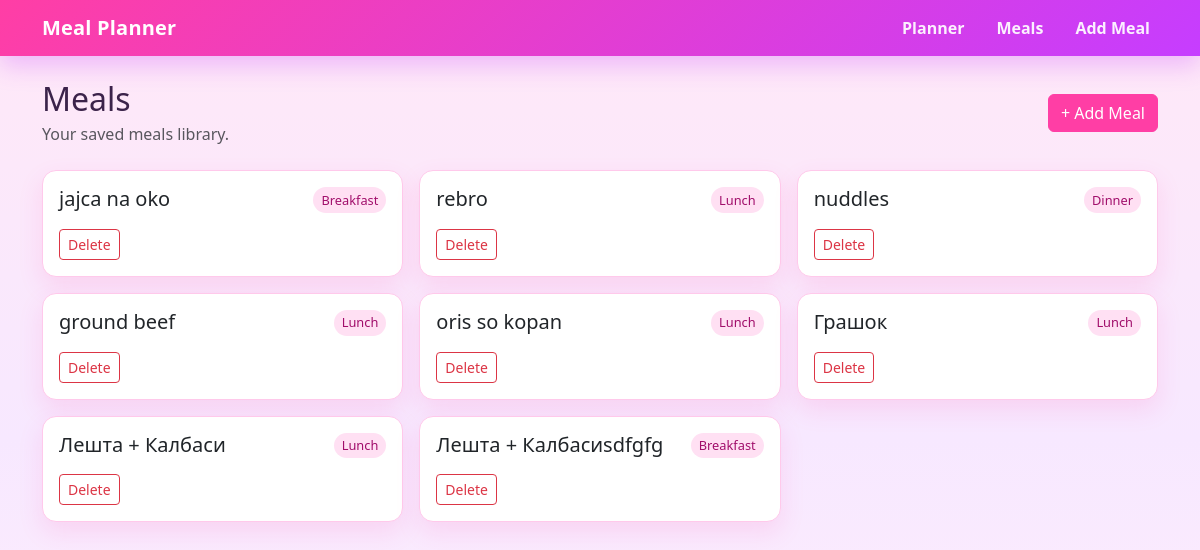
Page /meals on the committed database.
### models.py (models this page shows)
class Meal(db.Model):
    id = db.Column(db.Integer, primary_key=True)
    name = db.Column(db.String(100))
    category = db.Column(db.String(20))  # breakfast/lunch/dinner

### app.py (the view)
@app.route('/meals')
def meals():
    meals = Meal.query.all()
    return render_template('meals.html', meals=meals)

### templates/meals.html (shortened to what this page needs)
{% extends 'base.html' %}
{% block content %}
<div class="d-flex flex-wrap justify-content-between align-items-center gap-2 mb-4">
    <div>
        <h2 class="mb-1">Meals</h2>
        <p class="text-muted mb-0">Your saved meals library.</p>
    </div>
    <a href="/meals/add" class="btn btn-primary app-btn-primary">+ Add Meal</a>
</div>
<div class="row g-3">
    {% for meal in meals %}
    <div class="col-md-6 col-lg-4">
        <div class="card meal-card h-100">
            <div class="card-body">
                <div class="d-flex justify-content-between align-items-start mb-3">
                    <h5 class="card-title mb-0">{{ meal.name }}</h5>
                    <span class="meal-chip">{{ meal.category|capitalize }}</span>
                </div>
                <a href="/meals/delete/{{ meal.id }}" class="btn btn-sm btn-outline-danger">
                    Delete
                </a>
            </div>
        </div>
    </div>
    {% endfor %}
</div>
{% endblock %}

### templates/base.html (shortened to what this page needs)
<!DOCTYPE html>
<html>
<head>
    <link href="https://cdn.jsdelivr.net/npm/bootstrap@5.3.0/dist/css/bootstrap.min.css" rel="stylesheet">
    <link rel="stylesheet" href="{{ url_for('static', filename='style.css') }}">
</head>
<body>
<nav class="navbar navbar-expand-lg app-navbar">
    <div class="container">
        <a class="navbar-brand app-brand" href="/planner">Meal Planner</a>
        <div class="navbar-nav app-nav-links flex-row gap-2 gap-lg-3">
            <a class="nav-link" href="/planner">Planner</a>
            <a class="nav-link" href="/meals">Meals</a>
            <a class="nav-link" href="/meals/add">Add Meal</a>
        </div>
    </div>
</nav>
<div class="container py-4">
    {% block content %}{% endblock %}
</div>
</body>
</html>

### static/style.css (style rules this page uses)
body { background: linear-gradient(180deg, #ffe8f7 0%, #f7e8ff 55%, #ffeefb 100%); color: #3b234a; min-height: 100vh; }
.app-navbar { background: linear-gradient(135deg, #ff3ea5 0%, #c63dff 100%); box-shadow: 0 10px 24px rgba(198, 61, 255, 0.28); }
.app-brand { font-weight: 700; letter-spacing: 0.2px; color: #fff; }
.app-nav-links .nav-link { color: rgba(255, 255, 255, 0.92); font-weight: 600; border-radius: 999px; padding: 0.35rem 0.85rem; transition: 0.2s ease; }
.meal-card { border: 1px solid #ffc9eb; border-radius: 14px; box-shadow: 0 10px 24px rgba(255, 62, 165, 0.13); }
.meal-chip { background-color: #ffe0f3; color: #a10e6b; font-size: 0.8rem; padding: 0.2rem 0.5rem; border-radius: 999px; }
.app-btn-primary { background-color: #ff3ea5; border-color: #ff3ea5; }

### rows in the picture
Meal: name "jajca na oko", category "Breakfast"
Meal: name "rebro", category "Lunch"
Meal: name "nuddles", category "Dinner"
Meal: name "ground beef", category "Lunch"
Meal: name "oris so kopan", category "Lunch"
Meal: name "Грашок", category "Lunch"
Meal: name "Лешта + Калбаси", category "Lunch"
Meal: name "Лешта + Калбасиsdfgfg", category "Breakfast"
